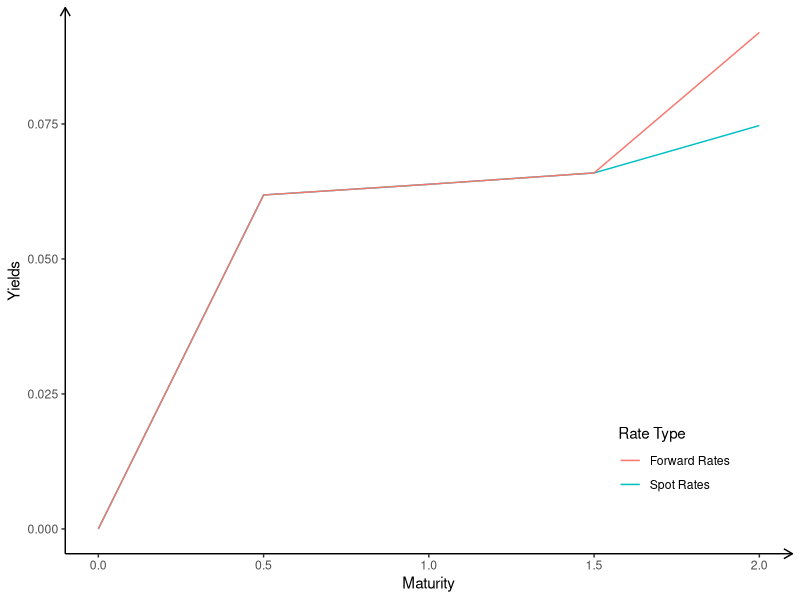

R code for this plot:
############################################################################
######## SFM1 - Project -> Compare the three different ways to value an IRS
############################################################################

# clear all variables
rm(list = ls(all = TRUE))
graphics.off()

# install and load packages
libraries = c("ggplot2")
lapply(libraries, function(x) 
  if (!(x %in% installed.packages())) {
    install.packages(x) 
  }
)
lapply(libraries, library, quietly = TRUE, character.only = TRUE)

######## 1. Input Parameters

Rfix = 0.075 # Fix Rate

Maturity = c(0,0.5,1,1.5,2)
Yields = c(0,2*(1/0.97)-2,(1/0.94)-1,((1/0.91)-1)/3*2,((1/0.87)-1)/2)


y = data.frame(Maturity, Yields) # zero-bond-yield-curve

P = 1 # Principal

######## 2. Valuation

######## 2.1. Helper Functions

Bfix = function(yields, Coupon_Anually, P=1){
  
  D = sapply(1:(nrow(yields)), function(x) (yields[x,2]*yields[x,1]+1)^(-1)) # Discountfactors
  PayDiff = c(0,diff(yields[,1]))
  BondPrice = D%*%(PayDiff*Coupon_Anually)+D[length(D)]
  
  return(BondPrice)
  
}

FRA = function(Rfix,yields,Si,Ti,P=1){ # Si<Ti and both are the times of the yield
  
  DSi = ((yields[,2][yields[,1]==Si]*Si)+1)^(-1) # Discountfactor corresponding to Si
  DTi = ((yields[,2][yields[,1]==Ti]*Ti)+1)^(-1) # Discountfactor corresponding to Ti
  FRA = DTi*(Ti-Si)*Rfix+DTi-DSi # Price of the FRA
  
  return(FRA)
}

ForwardRates = function(yields,Si,Ti){ # Si<Ti and both are the times of the yield
  
  DSi = ((yields[,2][yields[,1]==Si]*Si)+1)^(-1) # Discountfactor corresponding to Si
  DTi = ((yields[,2][yields[,1]==Ti]*Ti)+1)^(-1) # Discountfactor corresponding to Ti
  FR = (1/(Ti-Si))*((DSi/DTi)-1)
  
  return(FR)
  
}

######## 2.2. Valuation in Terms of Bond Prizes

VSwapB = as.numeric(Bfix(y,Rfix,P) - 1)

######## 2.3. Valuation in Terms of FRA Prizes

VSwapFRA = sum(unlist(lapply(1:(nrow(y)-1),function(x) FRA(Rfix,y,y[x,1],y[x+1,1])))) # Sumation of different FRAs

######## 2.4. Valuation in Terms of Forward Rates

VSwapR = as.numeric((sapply(2:(nrow(y)), function(x) (y[x,2]*y[x,1]+1)^(-1)) * diff(y[,1])) %*% (Rfix - sapply(1:(nrow(y)-1),function(x) ForwardRates(y,y[x,1],y[x+1,1]))))

######## 3. Results & Graphics

data.frame("Bond"=VSwapB,"FRA"=VSwapFRA,"Forward Rate"=VSwapR)

ggplot(data=data.frame(Maturity,Yields,"Forward"=c(0,sapply(1:(nrow(y)-1),function(x) ForwardRates(y,y[x,1],y[x+1,1]))))) + geom_line(aes(x=Maturity,y=Yields,color="darkred")) + geom_line(aes(x=Maturity,y=Forward,color="blue")) +
  theme(legend.position = c(0.75,0.25),legend.justification = c(0, 1), panel.background = element_blank(),
      axis.line.x = element_line(color = "black", 
                                 arrow = arrow(length = unit(0.25, 
                                                             "cm"))),
      axis.line.y = element_line(color = "black", 
                                 arrow = arrow(length = unit(0.25, 
                                                             "cm")))) + 
  scale_colour_discrete(name="Rate Type",breaks=c("blue", "darkred"), labels = c("Forward Rates", "Spot Rates"))
  